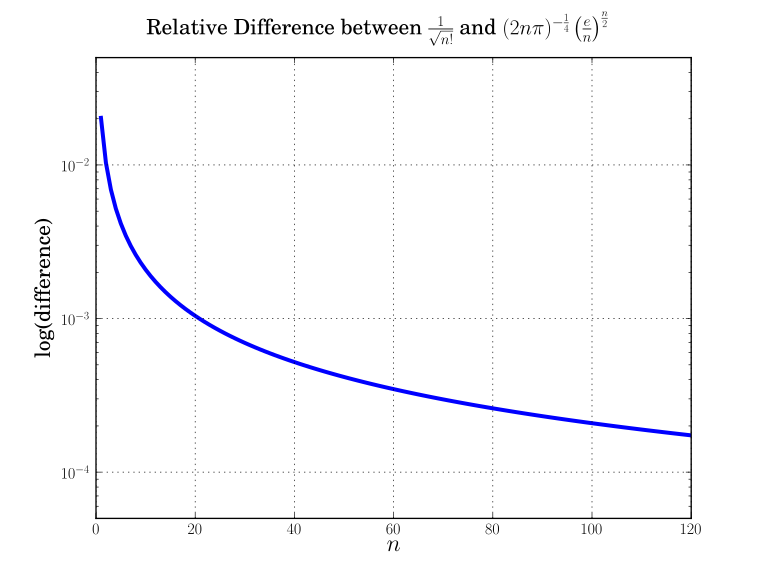

Recreate this plot in Python.
import matplotlib
matplotlib.use('SVG')
from matplotlib.pyplot import *
import numpy
rc('text', usetex=True)
rc('font', family='serif')
data=numpy.loadtxt("differencesInCoherentElements.d")
#subplot(2,1,1)
#figure(1, figsize=(6,4))
plot( data[:,0], data[:,5], linewidth=3 )
yscale('log')
xlim(0,120)
ylim(5e-5,.05)
xlabel(r'$n$', fontsize=18)
ylabel(r'log(difference)', fontsize=16)
suptitle(r'Relative Difference between $\frac{1}{\sqrt{n!}}$ and $(2n\pi)^{-\frac{1}{4}}\left(\frac{e}{n}\right)^{\frac{n}{2}}$', fontsize=16)
grid()
#subplots_adjust(top=0.8)
#tight_layout()
#show()
savefig('differencesInCoherentElements')